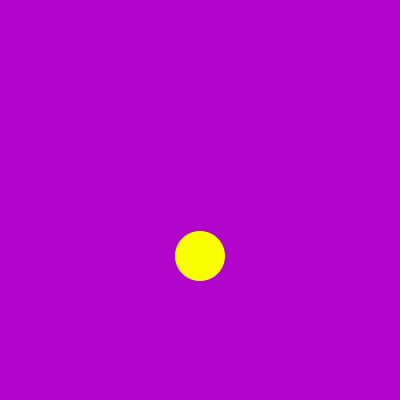
Frame 1 (no input)
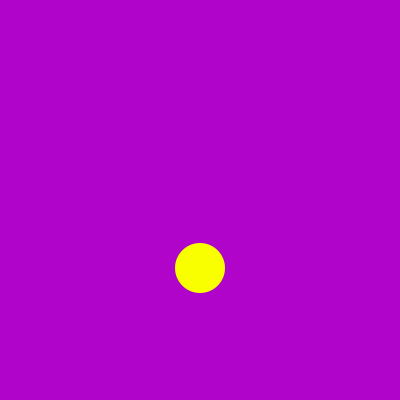
Frame 60 (the mouse pressed at the canvas centre just before this capture)
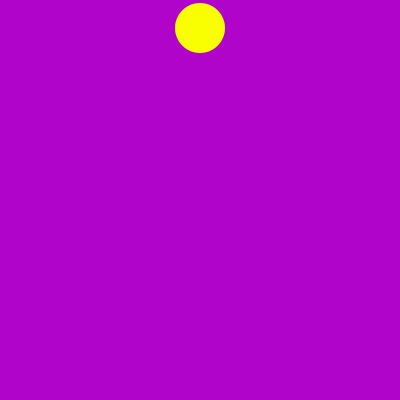
Frame 120 (the mouse held since frame 60 and released just before this capture)

The Processing sketch that drew these frames (run headless with seeded random() and noise(); from frame 60 on, the mouse is pressed at the canvas centre):

// Processing sketch: processing_105050
// ── processing_105050.pde

int xPos;
int yPos;
int velocity;

void setup() {
  size(400, 400);
  background(177, 4, 203);
  xPos=int(random(200, 200));
  yPos=int(random(20, height-20));
  velocity=4;
}

void draw() {
  background(177, 4, 203);
  yPos=yPos+velocity;
  if (yPos<=20||yPos>=width-20) { 
    velocity=velocity*(-1);
  }

  fill(250, 255, 0);
  noStroke();
  smooth();
  ellipse(xPos, yPos, 50, 50);
}
